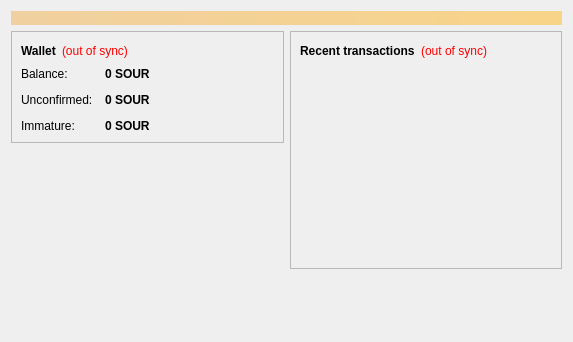
<?xml version="1.0" encoding="UTF-8"?>
<ui version="4.0">
 <class>OverviewPage</class>
 <widget class="QWidget" name="OverviewPage">
  <property name="geometry">
   <rect>
    <x>0</x>
    <y>0</y>
    <width>573</width>
    <height>342</height>
   </rect>
  </property>
  <property name="windowTitle">
   <string>Form</string>
  </property>
  <layout class="QVBoxLayout" name="topLayout">
   <item>
    <widget class="QLabel" name="labelAlerts">
     <property name="visible">
      <bool>false</bool>
     </property>
     <property name="styleSheet">
      <string notr="true">background-color: qlineargradient(x1: 0, y1: 0, x2: 1, y2: 0, stop:0 #F0D0A0, stop:1 #F8D488); color:#000000;</string>
     </property>
     <property name="wordWrap">
      <bool>true</bool>
     </property>
     <property name="margin">
      <number>3</number>
     </property>
    </widget>
   </item>
   <item>
    <layout class="QHBoxLayout" name="horizontalLayout" stretch="1,1">
     <item>
      <layout class="QVBoxLayout" name="verticalLayout_2">
       <item>
        <widget class="QFrame" name="frame">
         <property name="frameShape">
          <enum>QFrame::StyledPanel</enum>
         </property>
         <property name="frameShadow">
          <enum>QFrame::Raised</enum>
         </property>
         <layout class="QVBoxLayout" name="verticalLayout_4">
          <item>
           <layout class="QHBoxLayout" name="horizontalLayout_4">
            <item>
             <widget class="QLabel" name="label_5">
              <property name="font">
               <font>
                <weight>75</weight>
                <bold>true</bold>
               </font>
              </property>
              <property name="text">
               <string>Wallet</string>
              </property>
             </widget>
            </item>
            <item>
             <widget class="QLabel" name="labelWalletStatus">
              <property name="toolTip">
               <string>The displayed information may be out of date. Your wallet automatically synchronizes with the Sourcoin network after a connection is established, but this process has not completed yet.</string>
              </property>
              <property name="styleSheet">
               <string notr="true">QLabel { color: red; }</string>
              </property>
              <property name="text">
               <string notr="true">(out of sync)</string>
              </property>
              <property name="alignment">
               <set>Qt::AlignLeading|Qt::AlignLeft|Qt::AlignVCenter</set>
              </property>
             </widget>
            </item>
            <item>
             <spacer name="horizontalSpacer_2">
              <property name="orientation">
               <enum>Qt::Horizontal</enum>
              </property>
              <property name="sizeHint" stdset="0">
               <size>
                <width>40</width>
                <height>20</height>
               </size>
              </property>
             </spacer>
            </item>
           </layout>
          </item>
          <item>
           <layout class="QFormLayout" name="formLayout_2">
            <property name="fieldGrowthPolicy">
             <enum>QFormLayout::AllNonFixedFieldsGrow</enum>
            </property>
            <property name="horizontalSpacing">
             <number>12</number>
            </property>
            <property name="verticalSpacing">
             <number>12</number>
            </property>
            <item row="0" column="0">
             <widget class="QLabel" name="label">
              <property name="text">
               <string>Balance:</string>
              </property>
             </widget>
            </item>
            <item row="0" column="1">
             <widget class="QLabel" name="labelBalance">
              <property name="font">
               <font>
                <weight>75</weight>
                <bold>true</bold>
               </font>
              </property>
              <property name="cursor">
               <cursorShape>IBeamCursor</cursorShape>
              </property>
              <property name="toolTip">
               <string>Your current balance</string>
              </property>
              <property name="text">
               <string notr="true">0 SOUR</string>
              </property>
              <property name="textInteractionFlags">
               <set>Qt::LinksAccessibleByMouse|Qt::TextSelectableByKeyboard|Qt::TextSelectableByMouse</set>
              </property>
             </widget>
            </item>
            <item row="1" column="0">
             <widget class="QLabel" name="label_3">
              <property name="text">
               <string>Unconfirmed:</string>
              </property>
             </widget>
            </item>
            <item row="1" column="1">
             <widget class="QLabel" name="labelUnconfirmed">
              <property name="font">
               <font>
                <weight>75</weight>
                <bold>true</bold>
               </font>
              </property>
              <property name="cursor">
               <cursorShape>IBeamCursor</cursorShape>
              </property>
              <property name="toolTip">
               <string>Total of transactions that have yet to be confirmed, and do not yet count toward the current balance</string>
              </property>
              <property name="text">
               <string notr="true">0 SOUR</string>
              </property>
              <property name="textInteractionFlags">
               <set>Qt::LinksAccessibleByMouse|Qt::TextSelectableByKeyboard|Qt::TextSelectableByMouse</set>
              </property>
             </widget>
            </item>
            <item row="2" column="0">
             <widget class="QLabel" name="labelImmatureText">
              <property name="text">
               <string>Immature:</string>
              </property>
             </widget>
            </item>
            <item row="2" column="1">
             <widget class="QLabel" name="labelImmature">
              <property name="font">
               <font>
                <weight>75</weight>
                <bold>true</bold>
               </font>
              </property>
              <property name="toolTip">
               <string>Mined balance that has not yet matured</string>
              </property>
              <property name="text">
               <string notr="true">0 SOUR</string>
              </property>
              <property name="textInteractionFlags">
               <set>Qt::LinksAccessibleByMouse|Qt::TextSelectableByKeyboard|Qt::TextSelectableByMouse</set>
              </property>
             </widget>
            </item>
           </layout>
          </item>
         </layout>
        </widget>
       </item>
       <item>
        <spacer name="verticalSpacer">
         <property name="orientation">
          <enum>Qt::Vertical</enum>
         </property>
         <property name="sizeHint" stdset="0">
          <size>
           <width>20</width>
           <height>40</height>
          </size>
         </property>
        </spacer>
       </item>
      </layout>
     </item>
     <item>
      <layout class="QVBoxLayout" name="verticalLayout_3">
       <item>
        <widget class="QFrame" name="frame_2">
         <property name="frameShape">
          <enum>QFrame::StyledPanel</enum>
         </property>
         <property name="frameShadow">
          <enum>QFrame::Raised</enum>
         </property>
         <layout class="QVBoxLayout" name="verticalLayout">
          <item>
           <layout class="QHBoxLayout" name="horizontalLayout_2">
            <item>
             <widget class="QLabel" name="label_4">
              <property name="text">
               <string>&lt;b&gt;Recent transactions&lt;/b&gt;</string>
              </property>
             </widget>
            </item>
            <item>
             <widget class="QLabel" name="labelTransactionsStatus">
              <property name="toolTip">
               <string>The displayed information may be out of date. Your wallet automatically synchronizes with the Sourcoin network after a connection is established, but this process has not completed yet.</string>
              </property>
              <property name="styleSheet">
               <string notr="true">QLabel { color: red; }</string>
              </property>
              <property name="text">
               <string notr="true">(out of sync)</string>
              </property>
              <property name="alignment">
               <set>Qt::AlignRight|Qt::AlignTrailing|Qt::AlignVCenter</set>
              </property>
             </widget>
            </item>
            <item>
             <spacer name="horizontalSpacer">
              <property name="orientation">
               <enum>Qt::Horizontal</enum>
              </property>
              <property name="sizeHint" stdset="0">
               <size>
                <width>40</width>
                <height>20</height>
               </size>
              </property>
             </spacer>
            </item>
           </layout>
          </item>
          <item>
           <widget class="QListView" name="listTransactions">
            <property name="styleSheet">
             <string notr="true">QListView { background: transparent; }</string>
            </property>
            <property name="frameShape">
             <enum>QFrame::NoFrame</enum>
            </property>
            <property name="verticalScrollBarPolicy">
             <enum>Qt::ScrollBarAlwaysOff</enum>
            </property>
            <property name="horizontalScrollBarPolicy">
             <enum>Qt::ScrollBarAlwaysOff</enum>
            </property>
            <property name="selectionMode">
             <enum>QAbstractItemView::NoSelection</enum>
            </property>
           </widget>
          </item>
         </layout>
        </widget>
       </item>
       <item>
        <spacer name="verticalSpacer_2">
         <property name="orientation">
          <enum>Qt::Vertical</enum>
         </property>
         <property name="sizeHint" stdset="0">
          <size>
           <width>20</width>
           <height>40</height>
          </size>
         </property>
        </spacer>
       </item>
      </layout>
     </item>
    </layout>
   </item>
  </layout>
 </widget>
 <resources/>
 <connections/>
</ui>
